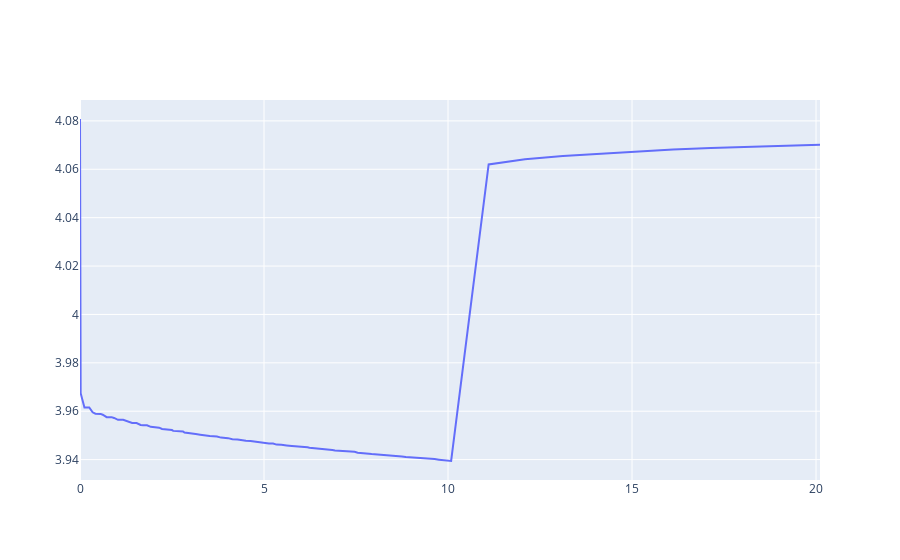

The code cell stored with this chart in its notebook:
### Markdown cell above
A plot of time vs voltage confirms the data looks correct for fitting. In this situation, we would prefer to have additional samples from the relaxation, but as we will show below, PyBOP is still able to identify parameter values that fit this system.

### Code cell
go.Figure(
    data=go.Scatter(
        x=df["ProgTime"],
        y=df["Voltage"],
    )
)
